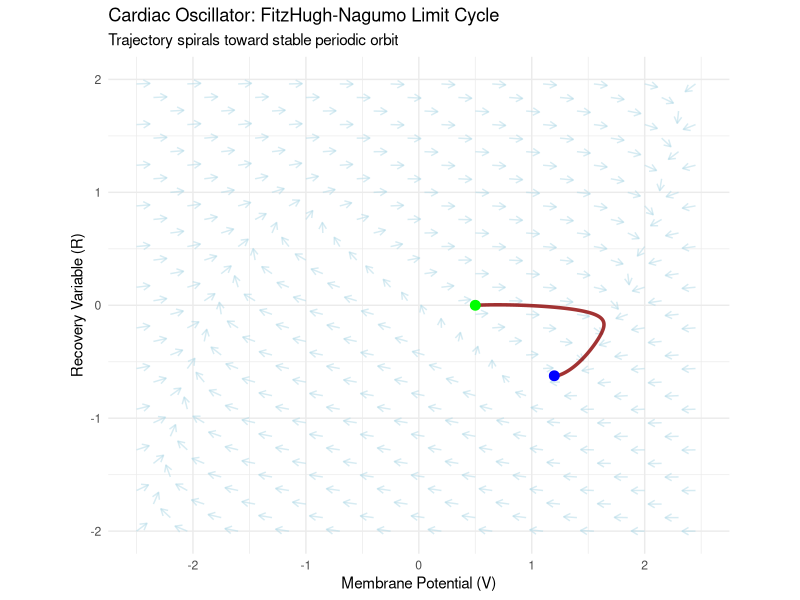
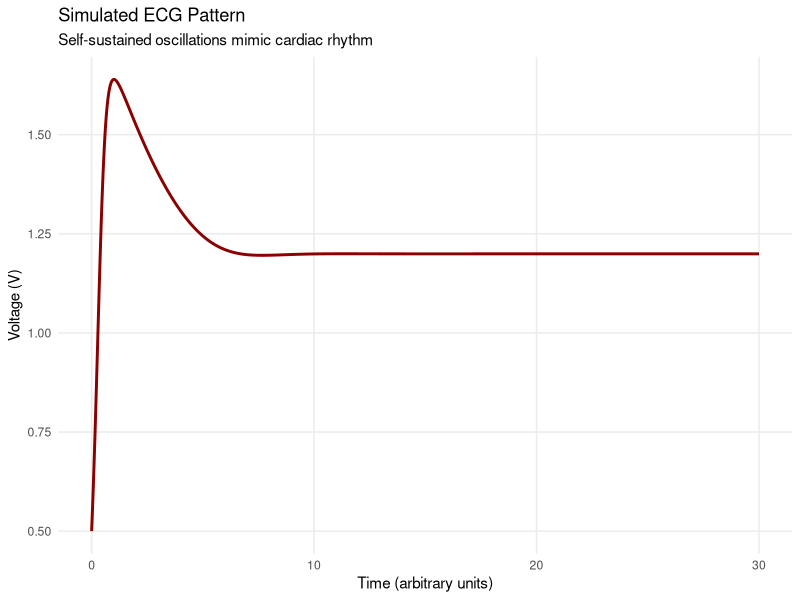
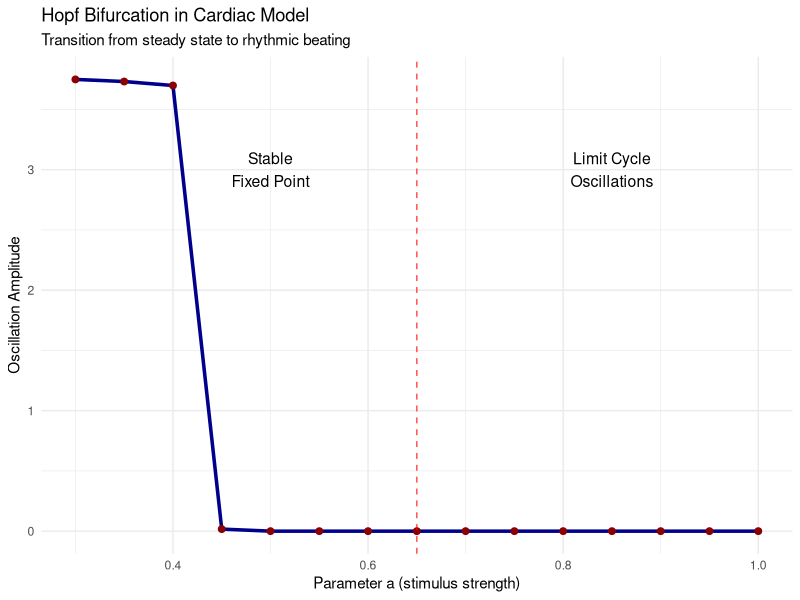
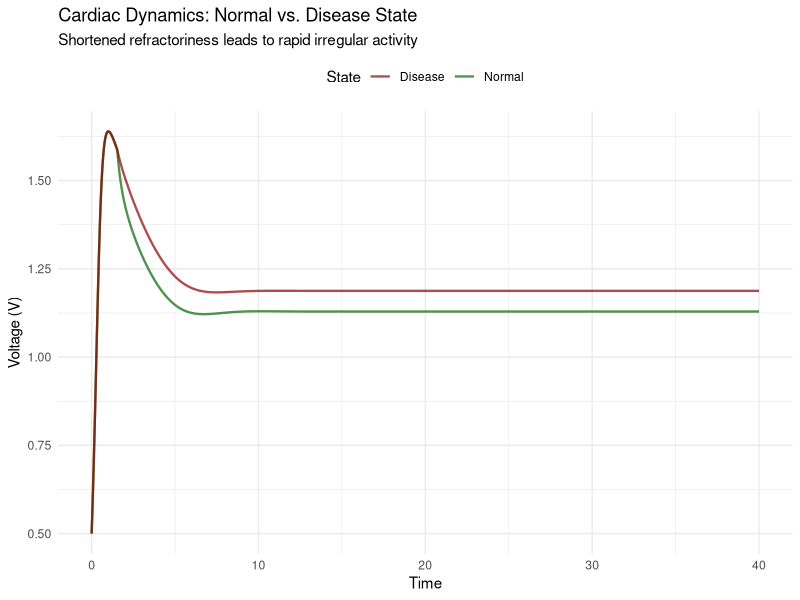
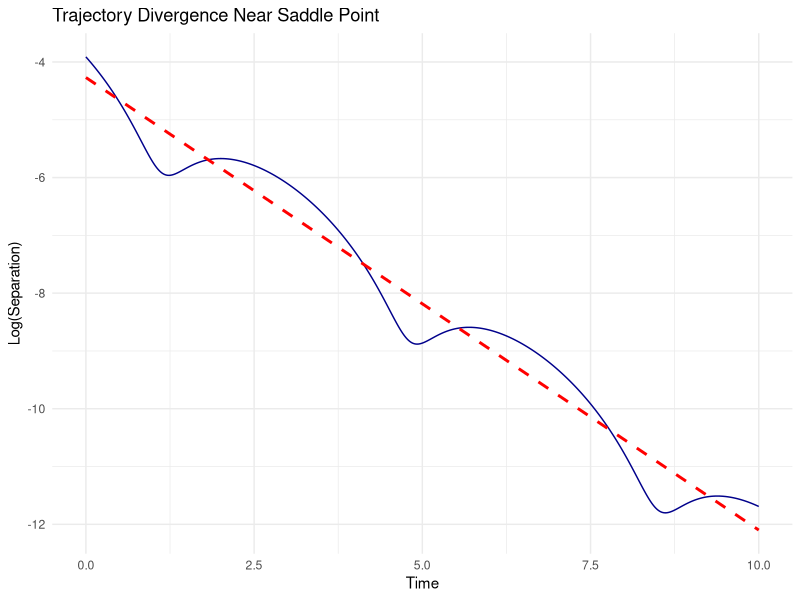

Source code (R) for these figures, in order:
## ---- chunk 1
# Load required libraries
library(ggplot2)
library(deSolve)
library(gridExtra)
library(viridis)

# FitzHugh-Nagumo cardiac oscillator model
fitzhugh_nagumo <- function(t, state, parameters) {
  with(as.list(c(state, parameters)), {
    dV <- c * (V - V^3/3 + R)
    dR <- -(V - a + b*R) / c
    list(c(dV, dR))
  })
}

# Parameters for limit cycle behavior
fn_params <- list(c = 3, a = 0.7, b = 0.8)

# Create vector field
V_range <- seq(-2.5, 2.5, by = 0.15)
R_range <- seq(-2, 2, by = 0.12)
vector_field <- expand.grid(V = V_range, R = R_range)

vector_field$dV <- with(vector_field, 
  fn_params$c * (V - V^3/3 + R))
vector_field$dR <- with(vector_field, 
  -(V - fn_params$a + fn_params$b*R) / fn_params$c)

# Normalize vectors
vector_field$magnitude <- sqrt(vector_field$dV^2 + vector_field$dR^2)
vector_field$dV_norm <- vector_field$dV / (vector_field$magnitude + 0.1) * 0.12
vector_field$dR_norm <- vector_field$dR / (vector_field$magnitude + 0.1) * 0.12

# Integrate trajectory
times <- seq(0, 30, by = 0.01)
initial_state <- c(V = 0.5, R = 0)
trajectory <- ode(y = initial_state, times = times, 
                  func = fitzhugh_nagumo, parms = fn_params)
trajectory_df <- as.data.frame(trajectory)

# Phase portrait
phase_portrait <- ggplot() +
  geom_segment(data = vector_field[seq(1, nrow(vector_field), 3),],
               aes(x = V, y = R, xend = V + dV_norm, yend = R + dR_norm),
               arrow = arrow(length = unit(0.015, "npc")),
               color = "lightblue", alpha = 0.5) +
  geom_path(data = trajectory_df, aes(x = V, y = R),
            color = "darkred", size = 1.2, alpha = 0.8) +
  geom_point(data = trajectory_df[1,], aes(x = V, y = R),
             color = "green", size = 3) +
  geom_point(data = tail(trajectory_df, 1), aes(x = V, y = R),
             color = "blue", size = 3) +
  labs(title = "Cardiac Oscillator: FitzHugh-Nagumo Limit Cycle",
       x = "Membrane Potential (V)",
       y = "Recovery Variable (R)",
       subtitle = "Trajectory spirals toward stable periodic orbit") +
  theme_minimal() +
  coord_equal(xlim = c(-2.5, 2.5), ylim = c(-2, 2))

# Time series showing ECG-like pattern
timeseries_plot <- ggplot(trajectory_df, aes(x = time)) +
  geom_line(aes(y = V), color = "darkred", size = 1) +
  labs(title = "Simulated ECG Pattern",
       x = "Time (arbitrary units)",
       y = "Voltage (V)",
       subtitle = "Self-sustained oscillations mimic cardiac rhythm") +
  theme_minimal() +
  theme(panel.grid.minor = element_blank())

print(phase_portrait)
print(timeseries_plot)
## ---- chunk 2
# Demonstrate Hopf bifurcation by varying parameter
a_values <- seq(0.3, 1.0, by = 0.05)
max_amplitudes <- numeric(length(a_values))

for (i in seq_along(a_values)) {
  params_temp <- fn_params
  params_temp$a <- a_values[i]
  
  # Integrate for long time to reach attractor
  times_long <- seq(0, 50, by = 0.05)
  traj_temp <- ode(y = c(V = 0.5, R = 0), times = times_long,
                   func = fitzhugh_nagumo, parms = params_temp)
  
  # Extract last period to measure amplitude
  last_segment <- tail(traj_temp, 200)
  max_amplitudes[i] <- max(last_segment[, "V"]) - min(last_segment[, "V"])
}

bifurcation_diagram <- data.frame(a = a_values, amplitude = max_amplitudes)

bifurcation_plot <- ggplot(bifurcation_diagram, aes(x = a, y = amplitude)) +
  geom_line(color = "darkblue", size = 1.2) +
  geom_point(color = "darkred", size = 2) +
  geom_vline(xintercept = 0.65, linetype = "dashed", color = "red", alpha = 0.7) +
  annotate("text", x = 0.5, y = 3, label = "Stable\nFixed Point", size = 4) +
  annotate("text", x = 0.85, y = 3, label = "Limit Cycle\nOscillations", size = 4) +
  labs(title = "Hopf Bifurcation in Cardiac Model",
       x = "Parameter a (stimulus strength)",
       y = "Oscillation Amplitude",
       subtitle = "Transition from steady state to rhythmic beating") +
  theme_minimal()

print(bifurcation_plot)
## ---- chunk 3
# Modified model with refractory dynamics
fitzhugh_refractory <- function(t, state, parameters) {
  with(as.list(c(state, parameters)), {
    # Add refractory blocking current
    I_block <- ifelse(V > 0.5 & R < -0.3, block_strength * V, 0)
    
    dV <- c * (V - V^3/3 + R) - I_block
    dR <- -(V - a + b*R) / c
    list(c(dV, dR))
  })
}

# Parameters for different disease states
normal_params <- c(fn_params, list(block_strength = 0.3))
disease_params <- c(fn_params, list(block_strength = 0.05))

# Compare trajectories
times_compare <- seq(0, 40, by = 0.01)

traj_normal <- ode(y = c(V = 0.5, R = 0), times = times_compare,
                   func = fitzhugh_refractory, parms = normal_params)
traj_disease <- ode(y = c(V = 0.5, R = 0), times = times_compare,
                    func = fitzhugh_refractory, parms = disease_params)

traj_normal_df <- as.data.frame(traj_normal)
traj_disease_df <- as.data.frame(traj_disease)

# Time series comparison
compare_plot <- ggplot() +
  geom_line(data = traj_normal_df, aes(x = time, y = V, color = "Normal"),
            size = 0.8, alpha = 0.7) +
  geom_line(data = traj_disease_df, aes(x = time, y = V, color = "Disease"),
            size = 0.8, alpha = 0.7) +
  scale_color_manual(values = c("Normal" = "darkgreen", "Disease" = "darkred")) +
  labs(title = "Cardiac Dynamics: Normal vs. Disease State",
       x = "Time",
       y = "Voltage (V)",
       color = "State",
       subtitle = "Shortened refractoriness leads to rapid irregular activity") +
  theme_minimal() +
  theme(legend.position = "top")

print(compare_plot)
## ---- chunk 4
# Load libraries
if (!require("deSolve")) install.packages("deSolve")
if (!require("ggplot2")) install.packages("ggplot2")
library(deSolve)
library(ggplot2)

# Parameters
fn_params <- list(a = 0.7, b = 0.8, c = 3.0)

# FitzHugh-Nagumo ODE system
fitzhugh_nagumo <- function(t, y, parms) {
  with(as.list(c(y, parms)), {
    dV <- c * (V - V^3 / 3 + R)
    dR <- -(V - a + b * R) / c
    list(c(dV, dR))
  })
}

# Find fixed point numerically (robust)
find_fixed_point <- function(p) {
  f <- function(V) {
    R <- V^3/3 - V
    V - p$a + p$b * R
  }
  V_fp <- uniroot(f, c(-2, 2))$root
  R_fp <- V_fp^3/3 - V_fp
  c(V = V_fp, R = R_fp)
}

fp <- find_fixed_point(fn_params)

# Jacobian
jacobian_fn <- function(V, R, params) {
  with(params, {
    matrix(c(
      c * (1 - V^2),  c,
      -1/c,          -b/c
    ), nrow = 2, byrow = TRUE)
  })
}

J <- jacobian_fn(fp[1], fp[2], fn_params)
eigenvals <- eigen(J)$values
lyap <- Re(eigenvals)

cat("Fixed point: V =", fp[1], ", R =", fp[2], "\n")
cat("Lyapunov exponents:", lyap, "\n")

# Simulate nearby trajectories
times <- seq(0, 10, by = 0.01)
y0_plus  <- c(fp[1] + 0.01, fp[2])
y0_minus <- c(fp[1] - 0.01, fp[2])

# Run ODEs
out1 <- ode(y = y0_plus,  times = times, func = fitzhugh_nagumo, parms = fn_params)
out2 <- ode(y = y0_minus, times = times, func = fitzhugh_nagumo, parms = fn_params)

# 🔑 CRITICAL FIX: ode() may return a matrix with columns "time", "1", "2"
# So we CONVERT TO DATA FRAME and SET COLUMN NAMES EXPLICITLY
traj1_df <- as.data.frame(out1)
traj2_df <- as.data.frame(out2)

# Force correct column names
names(traj1_df) <- c("time", "V", "R")
names(traj2_df) <- c("time", "V", "R")

# Now compute separation — V and R are guaranteed to exist
separation <- sqrt((traj1_df$V - traj2_df$V)^2 + (traj1_df$R - traj2_df$R)^2)
separation_df <- data.frame(time = traj1_df$time, separation = separation)

# Remove non-positive separations (log(0) = -Inf)
separation_df <- separation_df[separation_df$separation > 0, ]

# Plot
ggplot(separation_df, aes(x = time, y = log(separation))) +
  geom_line(color = "darkblue") +
  geom_smooth(method = "lm", se = FALSE, color = "red", linetype = "dashed") +
  labs(
    title = "Trajectory Divergence Near Saddle Point",
    x = "Time",
    y = "Log(Separation)"
  ) +
  theme_minimal()
